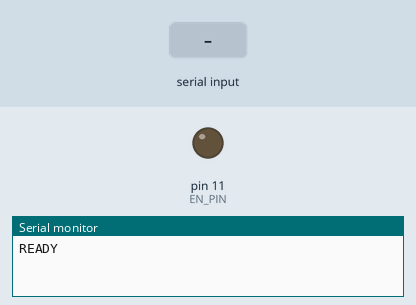
The sketch below on a simulated Arduino Uno, built with avr-gcc and run on an emulated ATmega328P. Parts: output pins drawn as LEDs (lit = HIGH), the last lines printed to the serial monitor. Inputs (shaded band) come from the test bench.

Above: at 1.2 s.
1.3 s: "DISABLE\n" received over Serial
At 2.3 s:
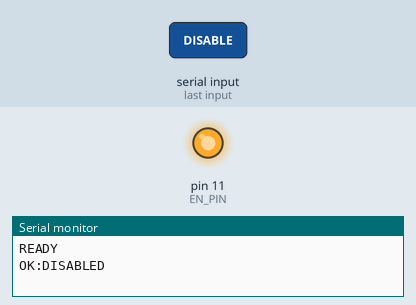
2.8 s: byte 10 ('\n') received over Serial
4.3 s: "STOP\n" received over Serial
5.8 s: "STATUS\n" received over Serial
Timing chart, 0 to 8.3 s (numbered marks = the images above; inputs shaded):
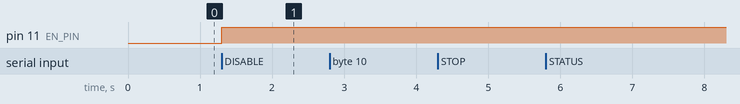

Measured:
- after the input at 1.3 s, pin 11 (EN_PIN): LOW → HIGH at once

The sketch:

accel_stepper_serial.ino
```cpp
#include <AccelStepper.h>

// ======== Stepper Config ========
#define EN_PIN  11
#define DIR_PIN 12
#define STEP_PIN 13
#define STEPS_PER_REV 200

AccelStepper stepper(AccelStepper::DRIVER, STEP_PIN, DIR_PIN);

float currentSpeed = 0;      // current speed in steps/sec
float targetSpeed = 0;       // desired speed in steps/sec
float rampRate = 10;        // steps/sec^2 (acceleration)

// ======== Serial Protocol ========
String inputBuffer = "";
bool stringComplete = false;

void setup() {
  Serial.begin(115200);
  while (!Serial) { ; } // Wait for serial port to connect

  pinMode(EN_PIN, OUTPUT);
  digitalWrite(EN_PIN, LOW);

  // Stepper settings
  stepper.setMaxSpeed(10000);
  stepper.setAcceleration(rampRate);

  Serial.println("READY"); // Signal to Python that we're ready
  inputBuffer.reserve(64);
}

void loop() {
  // Handle incoming serial commands
  processSerialCommands();

  // Smooth speed control
  if (currentSpeed != targetSpeed) {
    if (abs(currentSpeed - targetSpeed) < 10) {
      currentSpeed = targetSpeed;
    } else if (currentSpeed < targetSpeed) {
      currentSpeed += 10;
    } else {
      currentSpeed -= 10;
    }
    stepper.setSpeed(currentSpeed);
  }

  stepper.runSpeed();
}

void processSerialCommands() {
  while (Serial.available() > 0) {
    char inChar = (char)Serial.read();

    if (inChar == '\n') {
      stringComplete = true;
    } else {
      inputBuffer += inChar;
    }
  }

  if (stringComplete) {
    parseCommand(inputBuffer);
    inputBuffer = "";
    stringComplete = false;
  }
}

void parseCommand(String cmd) {
  cmd.trim();

  // Command format: COMMAND:VALUE
  int separatorIndex = cmd.indexOf(':');

  if (separatorIndex == -1) {
    // Simple commands without values
    if (cmd == "STOP") {
      targetSpeed = 0;
      Serial.println("OK:STOPPED");
    }
    else if (cmd == "STATUS") {
      sendStatus();
    }
    else if (cmd == "ENABLE") {
      digitalWrite(EN_PIN, LOW);
      Serial.println("OK:ENABLED");
    }
    else if (cmd == "DISABLE") {
      digitalWrite(EN_PIN, HIGH);
      targetSpeed = 0;
      currentSpeed = 0;
      Serial.println("OK:DISABLED");
    }
    else {
      Serial.println("ERROR:UNKNOWN_COMMAND");
    }
  }
  else {
    // Commands with values
    String command = cmd.substring(0, separatorIndex);
    String value = cmd.substring(separatorIndex + 1);

    if (command == "SPEED_RPS") {
      float rps = value.toFloat();
      targetSpeed = rps * STEPS_PER_REV;
      Serial.print("OK:SPEED_SET:");
      Serial.println(rps);
    }
    else if (command == "SPEED_STEPS") {
      targetSpeed = value.toFloat();
      Serial.print("OK:SPEED_SET:");
      Serial.println(targetSpeed);
    }
    else if (command == "RAMP") {
      rampRate = value.toFloat();
      stepper.setAcceleration(rampRate);
      Serial.print("OK:RAMP_SET:");
      Serial.println(rampRate);
    }
    else {
      Serial.println("ERROR:UNKNOWN_COMMAND");
    }
  }
}

void sendStatus() {
  Serial.print("STATUS:");
  Serial.print(currentSpeed / STEPS_PER_REV);
  Serial.print(",");
  Serial.print(targetSpeed / STEPS_PER_REV);
  Serial.print(",");
  Serial.println(stepper.currentPosition());
}
```
